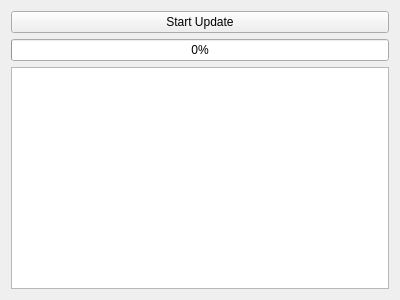
<?xml version="1.0" encoding="UTF-8"?>
<ui version="4.0">
 <class>MainWindow</class>
 <widget class="QMainWindow" name="MainWindow">
  <property name="geometry">
   <rect>
    <x>0</x>
    <y>0</y>
    <width>400</width>
    <height>300</height>
   </rect>
  </property>
  <property name="windowTitle">
   <string>S€PAPrint Updater</string>
  </property>
  <widget class="QWidget" name="centralWidget">
   <layout class="QVBoxLayout" name="verticalLayout">
    <item>
     <widget class="QPushButton" name="pushButton">
      <property name="text">
       <string>Start Update</string>
      </property>
     </widget>
    </item>
    <item>
     <widget class="QProgressBar" name="progressBar">
      <property name="value">
       <number>0</number>
      </property>
     </widget>
    </item>
    <item>
     <widget class="QPlainTextEdit" name="plainTextEdit"/>
    </item>
   </layout>
  </widget>
 </widget>
 <layoutdefault spacing="6" margin="11"/>
 <resources/>
 <connections/>
</ui>
